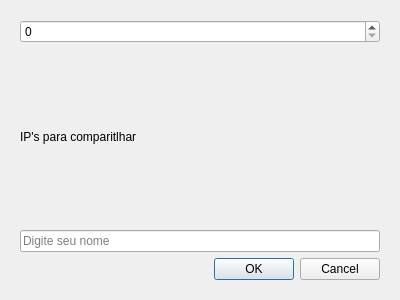
<?xml version="1.0" encoding="UTF-8"?>
<ui version="4.0">
 <class>HostSetupWindow</class>
 <widget class="QDialog" name="HostSetupWindow">
  <property name="geometry">
   <rect>
    <x>0</x>
    <y>0</y>
    <width>400</width>
    <height>300</height>
   </rect>
  </property>
  <property name="windowTitle">
   <string>Dialog</string>
  </property>
  <layout class="QVBoxLayout" name="verticalLayout">
   <item>
    <widget class="QWidget" name="panel" native="true">
     <layout class="QVBoxLayout" name="verticalLayout_2">
      <item>
       <widget class="QSpinBox" name="portSpin"/>
      </item>
      <item>
       <widget class="QLabel" name="lblHostInfo">
        <property name="minimumSize">
         <size>
          <width>0</width>
          <height>100</height>
         </size>
        </property>
        <property name="text">
         <string>IP's para comparitlhar</string>
        </property>
        <property name="wordWrap">
         <bool>true</bool>
        </property>
       </widget>
      </item>
      <item>
       <widget class="QLineEdit" name="nickEdit">
        <property name="text">
         <string/>
        </property>
        <property name="placeholderText">
         <string>Digite seu nome</string>
        </property>
       </widget>
      </item>
      <item>
       <widget class="QDialogButtonBox" name="btnPlay">
        <property name="orientation">
         <enum>Qt::Orientation::Horizontal</enum>
        </property>
        <property name="standardButtons">
         <set>QDialogButtonBox::StandardButton::Cancel|QDialogButtonBox::StandardButton::Ok</set>
        </property>
       </widget>
      </item>
     </layout>
    </widget>
   </item>
  </layout>
 </widget>
 <resources/>
 <connections/>
</ui>
